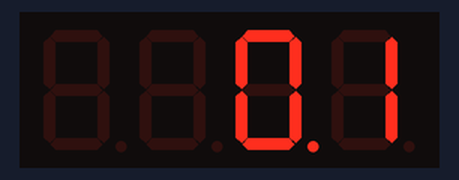
Simulated run of this sketch. Board: Arduino Mega 2560, built with avr-gcc and run on an emulated ATmega2560. Shown: 4-digit seven-segment display.

Above: at 0.05 s.
At 5.05 s:
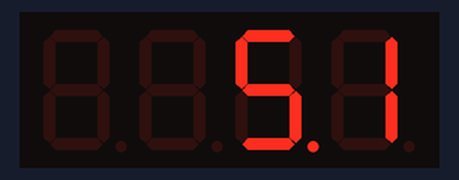
At 9.95 s:
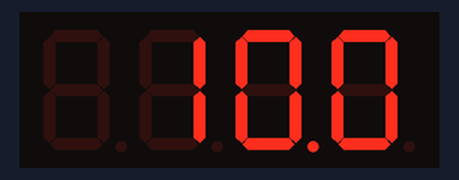
At 19.95 s:
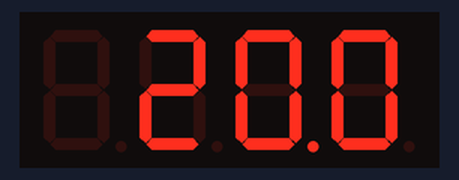
At 29.95 s:
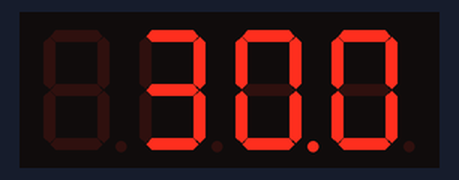
At 39.95 s:
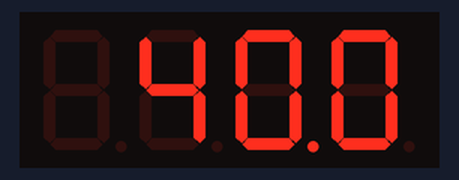

The sketch:

4x7segm-counter.ino
```cpp
#include <SevSeg.h>

SevSeg sevseg; //Initiate a seven segment controller object

void setup() {
  byte numDigits = 4;
  byte digitPins[] = {42, 43, 44, 45};
  byte segmentPins[] = {46, 47, 48, 49, 50, 51, 52, 53};

  Serial.begin(9600);
  sevseg.begin(COMMON_ANODE, numDigits, digitPins, segmentPins);
  sevseg.setBrightness(90);
}

void loop() {
  static unsigned long timer = millis();
  static int deciSeconds = 0;


  if (millis() >= timer) {
    deciSeconds++; // 100 milliSeconds is equal to 1 deciSecond
    timer += 100;
    if (deciSeconds == 10000) { // Reset to 0 after counting for 1000 seconds.
      deciSeconds=0;
    }
    sevseg.setNumber(deciSeconds, 1);
    //Serial.println(deciSeconds);
  }


 // sevseg.setNumber(1111, 1);

  sevseg.refreshDisplay(); // Must run repeatedly
}
```
